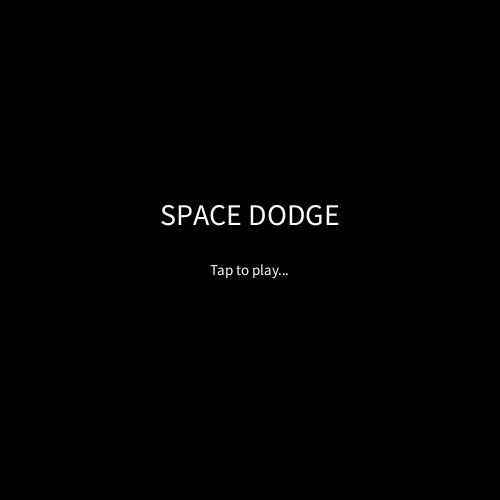
Frame 1 (no input)
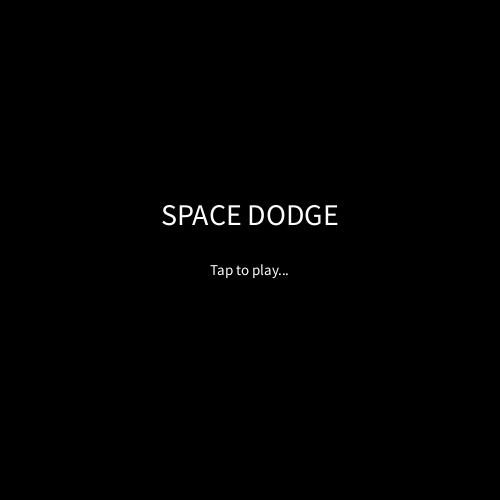
Frame 60 (the mouse pressed at the canvas centre just before this capture)
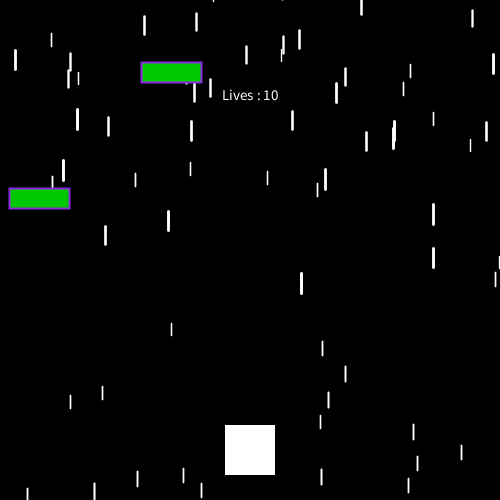
Frame 120 (the mouse held since frame 60 and released just before this capture)

The Processing sketch that drew these frames (run headless with seeded random() and noise(); from frame 60 on, the mouse is pressed at the canvas centre):

// Processing sketch: android
// ── android.pde
// Copyright (C) 2018 Dylan Neve <dylanneve1@gmail.com>
// Android version

Menus menu;
Player player;
Troid[] troid = new Troid[1000];
Flares[] flares = new Flares[100];

void setup()
{
  menu = new Menus();
  frameRate(60);
  player = new Player();
  for (int i = 0; i < troid.length; i++) {
    troid[i] = new Troid();
  }
  for (int i = 0; i < flares.length; i++) {
    flares[i] = new Flares();
  }
  size(500, 500);
}

void draw()
{
  menu.caller();
}
// ── flares.pde
// Copyright (C) 2018 Dylan Neve <dylanneve1@gmail.com>
// Android version

class Flares {
  float x;
  float y;
  float z;
  float len;
  float yspeed;

  Flares() {
    x  = random(width);
    y  = random(-500, -50);
    z  = random(0, 20);
    len = map(z, 0, 20, 10, 20);
    yspeed  = map(z, 0, 20, 1, 20);
  }

  void fall() {
    y = y + yspeed;
    float grav = map(z, 0, 20, 0, 0.2);
    yspeed = yspeed + grav;

    if (y > height) {
      y = random(-200, -100);
      yspeed = map(z, 0, 20, 4, 10);
    }
  }

  void show() {
    float thick = map(z, 0, 20, 1, 3);
    strokeWeight(thick);
    //stroke(138, 43, 226);
    stroke(255);
    line(x, y, x, y+len);
  }
}
// ── menus.pde
// Copyright (C) 2018 Dylan Neve <dylanneve1@gmail.com>
// Android version

class Menus
{

  boolean menuActive = true;
  boolean gameActive = false;
  boolean dead = false;

  void caller()
  {
    if (menuActive == true)
    {
      menu();
    }
    if (gameActive == true)
    {
      game();
    }
    if (dead == true)
    {
      dead();
    }
  }

  void menu()
  {
    background(0);
    textAlign(CENTER);
    fill(255);
    textSize(30);
    text("SPACE DODGE", 250, 225);
    textSize(15);
    text("Tap to play...", 250, 275);
    if (mousePressed == true)
    {
      menuActive = false;
      gameActive = true;
    }
  }

  void game()
  {
    background(0);
    textAlign(CENTER);
    fill(255);
    text("Lives : " + player.lives, 250, 100);
    player.caller();
    for (int i = 0; i < flares.length; i++) {
      flares[i].fall();
      flares[i].show();
    }
    for (int i = 0; i < troid.length; i++) {
      troid[i].fall();
      troid[i].show();
      troid[i].edgeDetect();
      troid[i].collide();
      troid[i].boop();
    }
  }

  void dead()
  {
    background(255, 0, 0);
    textSize(30);
    fill(0);
    textAlign(CENTER);
    text("YOU DIED :P", 250, 250);
    textSize(15);
    text("Tap to return to restart...", 250, 275);
    player.lives = 10;
    if (mousePressed == true)
    {
      menuActive = true;
      gameActive = false;
      dead = false;
    }
  }
}
// ── player.pde
// Copyright (C) 2018 Dylan Neve <dylanneve1@gmail.com>
// Android version

class Player
{

  float x = 250;
  float y = 450;

  float leftEdge;
  float rightEdge;
  float topEdge;
  float bottomEdge;

  int lives = 10;

  void caller()
  {
    show();
    move();
    edgeDetect();
    dead();
  }

  void show()
  {
    noStroke();
    fill(255);
    rectMode(CENTER);
    rect(x, y, 50, 50);
  }

  void move()
  {
    if (keyPressed == true)
    {
      if (key == 'a')
      {
        x -= 5;
      }
      if (key == 'd')
      {
        x += 5;
      }
      if (leftEdge <= 0)
      {
        x += 5;
      } else if (rightEdge >= 500)
      {
        x -= 5;
      }
    }
  }

  void dead()
  {
    if (lives == -1)
    {
      menu.gameActive = false;
      menu.dead = true;
    }
  }

  void edgeDetect()
  {
    leftEdge = x - 25;
    rightEdge = x + 25;
    topEdge = y - 25;
    bottomEdge = y + 25;
  }
}
// ── troid.pde
// Copyright (C) 2018 Dylan Neve <dylanneve1@gmail.com>
// Android version

class Troid {

  float x;
  float y;
  float yspeed = 6;

  float rightEdge;
  float leftEdge;
  float topEdge;
  float bottomEdge;

  boolean notYetTapped = true;
  boolean collided = false;

  Troid() 
  {
    x  = random(width);
    y  = random(-100000, -50);
  }

  void fall() 
  {
    y = y + yspeed;
    yspeed = yspeed + 0.001;
  }

  void show() 
  {
    strokeWeight(2);
    stroke(138, 43, 226);
    fill(0, 200, 0);
    rectMode(CENTER);
    rect(x, y, 60, 20);
  }

  void edgeDetect()
  {
    leftEdge = x - 30;
    rightEdge = x + 30;
    topEdge = y - 10;
    bottomEdge = y + 10;
  }

  void collide()
  {
    if (notYetTapped == true)
    {
      if (leftEdge <= player.rightEdge && rightEdge >= player.leftEdge && bottomEdge >= player.topEdge && bottomEdge <= player.bottomEdge)
      {
        //background(255);
        collided = true;
        notYetTapped = false;
      }
    }
  }


  void boop()
  {
    if (collided == true)
    {
      player.lives -= 1;
      background(255, 0, 0);
      collided = false;
    }
  }
}
